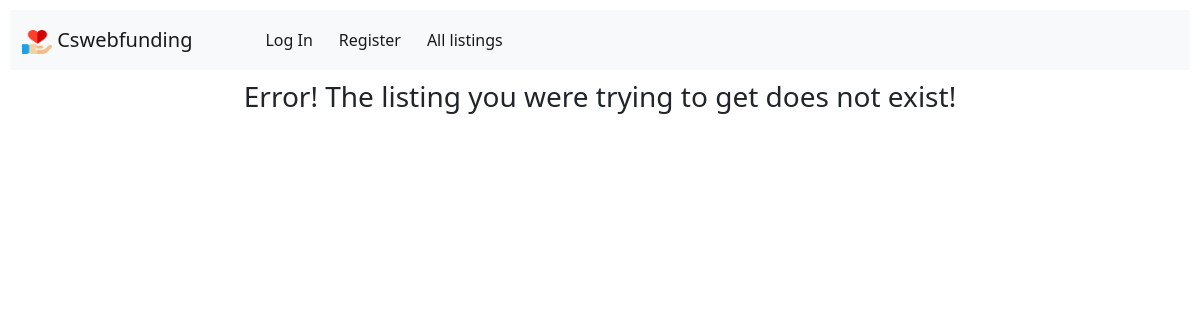
Page /listing/19 on the earlier database version.
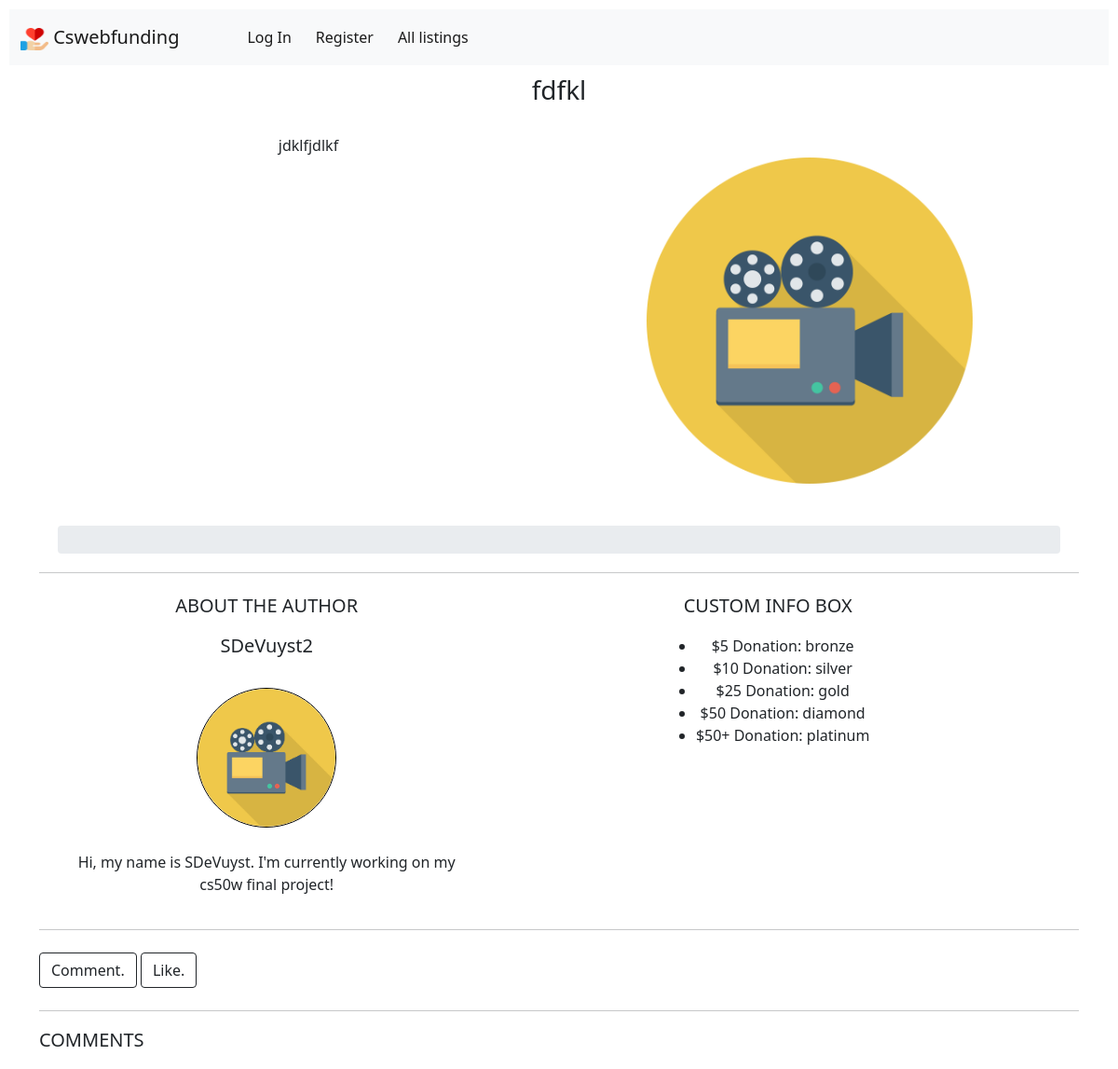
Same page on the later database version.
### cswebfunding/models.py (models this page shows)
class Listing(models.Model):
   title = models.CharField(max_length=50)
   description = models.CharField(max_length=256)
   author = models.ForeignKey('User', on_delete=models.CASCADE)
   project = models.BooleanField(default=0)
   goodcause = models.BooleanField(default=0)
   donated = models.PositiveIntegerField(default=0)
   goal = models.PositiveIntegerField()
   amountbackers = models.PositiveIntegerField(default=0)
   created_at = models.DateField(auto_now_add=True)
   final_date = models.DateField()
   photo = models.ImageField(upload_to='media/', default="default-listing.jpg")

class User(AbstractUser):
   balance = models.DecimalField(max_digits=8, decimal_places=2, default=0)
   photo = models.ImageField(upload_to='media/', default="default-user.jpg")
   about_me = models.CharField(max_length=256, default="Description of User")

### cswebfunding/views.py (the view)
# urls.py: path("listing/<int:id>", views.listing, name="listing"),
def listing (request, id):
    try:
        listing = Listing.objects.get(id=id)
    except ObjectDoesNotExist:
        listing = None
    return render(request, "cswebfunding/listing.html", {
        "listing": listing
    })

### cswebfunding/templates/cswebfunding/listing.html (shortened to what this page needs)
{% extends "cswebfunding/layout.html" %}
{% block body %}
{% if listing %}
    <h3 class="center margin-bottom">{{ listing.title }}</h3>
    <div class="container">
        <div class="row">
            <div class="col">
                {{ listing.description}}
            </div>
            <div class="col">
                <img class="card-img-top listing_image" src="{{ listing.photo.url }}" alt="main image of {{ listing.title }}">
            </div>
        </div>
        <div class="row">
            <div class="progress">
            </div>
        </div>
        <hr>
        <div class="row">
            <div class="col-5 center">
                <p class="lead">ABOUT THE AUTHOR</p>
                <h5>{{ listing.author.username }}</h5>
                <a href="{% url 'profile' id=listing.author.id %}">
                    <img id="image" class="card-img-top round_image" src="{{ listing.author.photo.url }}" alt="author image of {{ listing.author.username }}">
                </a>
                <p>{{ listing.author.about_me }}</p>
            </div>
            <div class="col-7 center">
                <p class="lead">CUSTOM INFO BOX</p>
                <div class="parentul">
                    <ul>
                        <li>$5 Donation: bronze</li>
                        <li>$10 Donation: silver</li>
                        <li>$25 Donation: gold</li>
                        <li>$50 Donation: diamond</li>
                        <li>$50+ Donation: platinum</li>
                    </ul>
                </div>
            </div>
        </div>
        <hr>
        <a class="btn btn-outline-dark my-2" href="#" role="button">Comment.</a>
        <a class="btn btn-outline-dark my-2" href="#" role="button">Like.</a>
        <hr>
        <div>
            <p class="lead">COMMENTS</p>
        </div>
    </div>
{% else %}
    <h3 class="center">Error! The listing you were trying to get does not exist!</h3>
{% endif %}
{% endblock %}

Differences in the rows shown:
added Listing: title "fdfkl", description "jdklfjdlkf", photo (picture), author.username "SDeVuyst2", author.photo (picture), author.about_me "Hi, my name is SDeVuyst. I'm currently working on my cs50w final project!"
Other differences:
text no longer shown: "Error! The listing you were trying to get does not exist!"
text now shown: "ABOUT THE AUTHOR CUSTOM INFO BOX $5 Donation: bronze $10 Donation: silver $25 Donation: gold $50 Donation: diamond $50+ Donation: platinum Comment. Like. COMMENTS"
